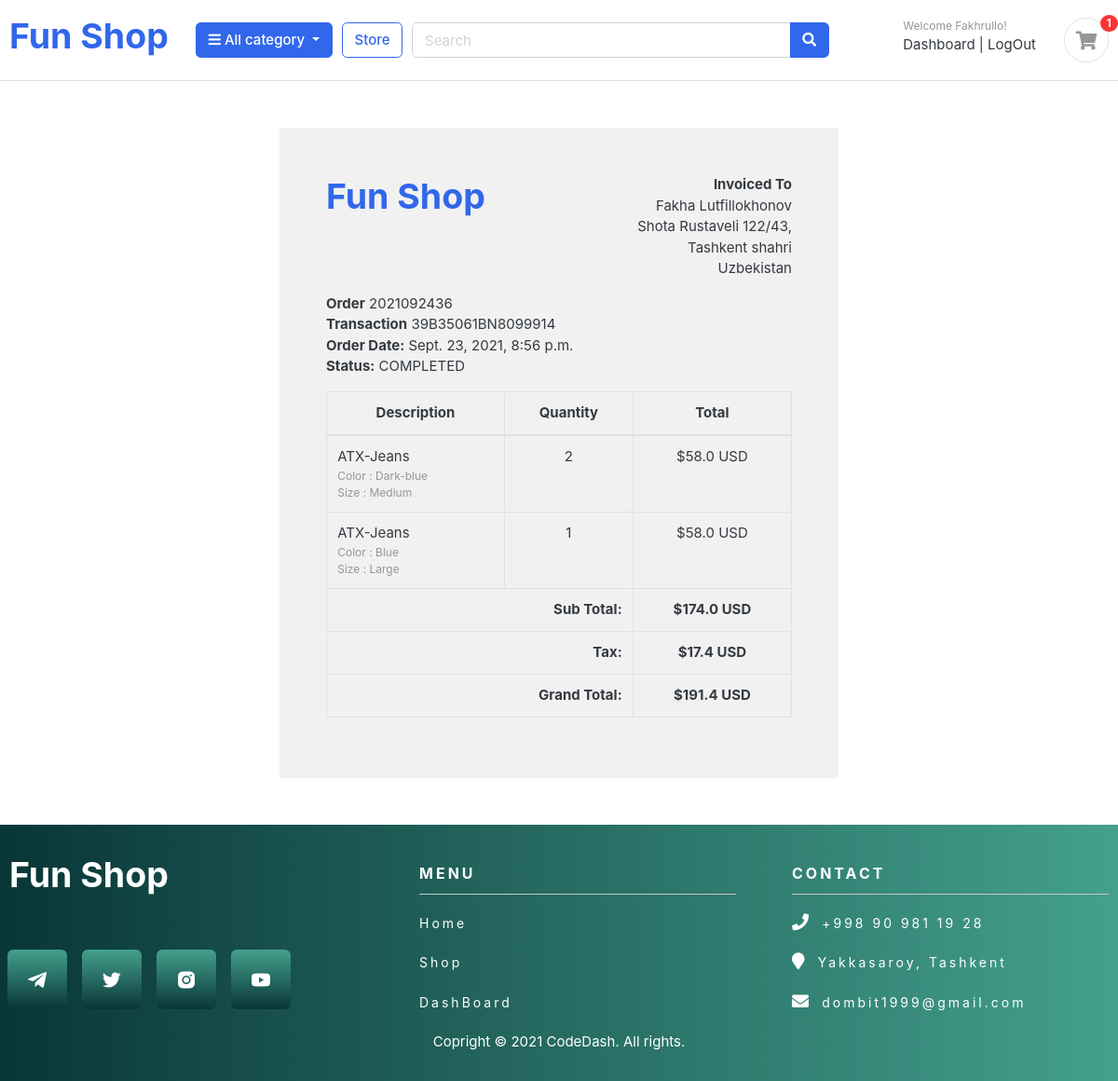
Screenshot of /accounts/order_details/2021092436/ (signed in) with the database file from the repository.
### accounts/models.py (models this page shows, shortened)
class Account(AbstractBaseUser):
    first_name = models.CharField(max_length=60)
    last_name = models.CharField(max_length=60)
    username = models.CharField(max_length=50, unique=True)
    email = models.EmailField(max_length=100, unique=True)
    phone_number = models.CharField(max_length=50)
    date_joined = models.DateTimeField(auto_now_add=True)
    last_login = models.DateTimeField(auto_now_add=True)
    is_admin = models.BooleanField(default=False)
    is_staff = models.BooleanField(default=False)
    is_active = models.BooleanField(default=False)
    is_superadmin = models.BooleanField(default=False)
    USERNAME_FIELD = 'email'
    REQUIRED_FIELDS = ['username', 'first_name', 'last_name']
    objects = MyAccountManager()

### orders/models.py (models this page shows, shortened)
class Order(models.Model):
    STATUS = (
        ('New', 'New'),
        ('Accepted', 'Accepted'),
        ('Completed', 'Completed'),
        ('Cancelled', 'Cancelled'),
    )
    user = models.ForeignKey(Account, on_delete=models.SET_NULL, null=True)
    payment = models.ForeignKey(Payment, on_delete=models.SET_NULL, null=True, blank=True)
    order_number = models.CharField(max_length=20)
    first_name = models.CharField(max_length=100)
    last_name = models.CharField(max_length=100)
    phone = models.CharField(max_length=15)
    email = models.EmailField(max_length=50)
    address_line_1 = models.CharField(max_length=80)
    address_line_2 = models.CharField(max_length=80, blank=True)
    city = models.CharField(max_length=50)
    country = models.CharField(max_length=50)
    order_note = models.CharField(max_length=100, blank=True)
    order_total = models.FloatField()
    tax = models.FloatField()
    status = models.CharField(max_length=10, choices=STATUS, default='New')
    ip = models.CharField(max_length=20, blank=True)
    is_ordered = models.BooleanField(default=False)
    created_at = models.DateTimeField(auto_now_add=True)
    update_at = models.DateTimeField(auto_now=True)
    def full_name(self):
        return f'{self.first_name} {self.last_name}'
    def full_address(self):
        return f'{self.address_line_1}, {self.address_line_2}'

class Payment(models.Model):
    user = models.ForeignKey(Account, on_delete=models.CASCADE)
    payment_id = models.CharField(max_length=100)
    payment_method = models.CharField(max_length=100)
    amount_paid = models.CharField(max_length=100)
    status = models.CharField(max_length=100)
    created_at = models.DateTimeField(auto_now_add=True)

class OrderProduct(models.Model):
    order = models.ForeignKey(Order, on_delete=models.CASCADE)
    payment = models.ForeignKey(Payment, on_delete=models.SET_NULL, null=True, blank=True)
    user = models.ForeignKey(Account, on_delete=models.CASCADE)
    product = models.ForeignKey(Product, on_delete=models.CASCADE)
    variations = models.ManyToManyField(Variation, blank=True)
    quantity = models.IntegerField()
    product_price = models.FloatField()
    ordered = models.BooleanField(default=False)
    created_at = models.DateTimeField(auto_now_add=True)
    update_at = models.DateTimeField(auto_now=True)

### store/models.py (models this page shows, shortened)
class Product(models.Model):
    product_name = models.CharField(max_length=200, unique=True)
    slug = models.SlugField(max_length=200, unique=True)
    tags = TaggableManager()
    description = models.TextField(max_length=1000, blank=True)
    price = models.IntegerField()
    images = models.ImageField(upload_to='photos/products', )
    stock = models.IntegerField()
    is_available = models.BooleanField(default=True)
    category = models.ForeignKey(Category, on_delete=models.CASCADE)
    created_date = models.DateTimeField(auto_now_add=True)
    modified_date = models.DateTimeField(auto_now=True)
    id = models.AutoField(primary_key=True)

class Variation(models.Model):
    product = models.ForeignKey(Product, on_delete=models.CASCADE)
    variation_category = models.CharField(max_length=100, choices=variatin_catergory_choice)
    variation_value = models.CharField(max_length=100)
    is_active = models.BooleanField(default=True)
    created_at = models.DateTimeField(auto_now=True)
    objects = VariationManager()

### accounts/views.py (the view)
# urls.py: path('order_details/<int:order_id>/', views.order_details, name='order_details'),
@login_required(login_url='login')
def order_details(request, order_id):
    order_detail = OrderProduct.objects.filter(order__order_number=order_id)
    order = Order.objects.get(order_number=order_id)
    subtotal = 0
    for i in order_detail:
        subtotal += i.product_price * i.quantity
    context = {
        'order_detail':order_detail,
        'order':order,
        'subtotal':subtotal,
    }
    return render(request, 'accounts/order_details.html', context)

### templates/accounts/order_details.html
{% extends 'index.html' %}
{% block content %}
{% load static %}
<div class="container" style="margin: 0 auto;width: 50%;padding: 50px;background: #f1f1f1;margin-top: 50px;margin-bottom: 50px;">
    <div class="row invoice row-printable">
        <div class="col-md-12">
            <div class="panel panel-default plain" id="dash_0">
                <div class="panel-body p30">
                    <div class="row">
                        <div class="col-lg-6">
                            <a href="{% url 'home' %}" class="brand-wrap">
                                <h1>Fun Shop</h1>
                            </a>
                        </div>
                        <div class="col-lg-6">
                            <div class="invoice-from">
                                <ul class="list-unstyled text-right">
                                    <li><strong>Invoiced To</strong></li>
                                    <li>{{ order.full_name }}</li>
                                    <li>{{ order.full_address }}</li>
                                    <li>{{ order.city }}</li>
                                    <li>{{ order.country }}</li>
                                </ul>
                            </div>
                        </div>
                        <div class="col-lg-12">
                            <div class="invoice-details mt25">
                                <div class="well">
                                    <ul class="list-unstyled mb0">
                                        <li><strong>Order</strong> {{ order.order_number }}</li>
                                        <li><strong>Transaction</strong> {{ order.payment.payment_id }}</li>
                                        <li><strong>Order Date:</strong> {{ order.created_at }}</li>
                                        <li><strong>Status:</strong> {{ order.payment.status }}</li>
                                    </ul>
                                </div>
                            </div>
                            <div class="invoice-items">
                                <div class="table-responsive" style="overflow: hidden; outline: none;" tabindex="0">
                                    <table class="table table-bordered">
                                        <thead>
                                            <tr>
                                                <th class="per70 text-center">Description</th>
                                                <th class="per5 text-center">Quantity</th>
                                                <th class="per25 text-center">Total</th>
                                            </tr>
                                        </thead>
                                        <tbody>
                                          {% for item in order_detail %}
                                            <tr>
                                                <td>{{ item.product.product_name }}
                                                    <p class="text-muted small">
                                                        {% if item.variations.all %}
                                                            {% for i in item.variations.all %}
                                                                {{ i.variation_category | capfirst }} : {{ i.variation_value | capfirst }} <br>
                                                            {% endfor %}
                                                        {% endif %}
                                                    </p>
                                                </td>
                                                <td class="text-center">{{ item.quantity }}</td>
                                                <td class="text-center">${{ item.product_price }} USD</td>
                                            </tr>
                                          {% endfor %}
                                        </tbody>
                                        <tfoot>
                                            <tr>
                                                <th colspan="2" class="text-right">Sub Total:</th>
                                                <th class="text-center">${{ subtotal }} USD</th>
                                            </tr>
                                            <tr>
                                                <th colspan="2" class="text-right">Tax:</th>
                                                <th class="text-center">${{ order.tax }} USD</th>
                                            </tr>
                                            <tr>
                                                <th colspan="2" class="text-right">Grand Total:</th>
                                                <th class="text-center">${{ order.order_total }} USD</th>
                                            </tr>
                                        </tfoot>
                                    </table>
                                </div>
                            </div>
                        </div>
                    </div>
                </div>
            </div>
        </div>
    </div>
    </div>
{% endblock  %}

### templates/index.html (shortened to what this page needs)
{% load static %}
<!DOCTYPE HTML>
<html lang="en">
<head>
<link href="{% static 'css/bootstrap.css' %}" rel="stylesheet" type="text/css"/>
<link href="{% static 'fonts/fontawesome/css/all.min.css' %}" type="text/css" rel="stylesheet">
<link href='https://unpkg.com/boxicons@2.0.7/css/boxicons.min.css' rel='stylesheet'>
<link href="{% static 'css/ui.css' %}" rel="stylesheet" type="text/css"/>
<link href="{% static 'css/custom.css' %}" rel="stylesheet" type="text/css"/>
<link href="{% static 'css/responsive.css' %}" rel="stylesheet" media="only screen and (max-width: 1200px)" />
<link href="/your-path-to-fontawesome/css/all.css" rel="stylesheet">
</head>
<body>
	<header class="section-header">
	<section class="header-main border-bottom">
		<div class="container">
	<div class="row align-items-center">
		<div class="col-lg-2 col-md-3 col-6">
			<a href="{% url 'home' %}" class="brand-wrap" >
				<h1>Fun Shop</h1>
			</a>
		</div>
		<div class="col-lg col-sm col-md col-6 flex-grow-0">
			<div class="category-wrap dropdown d-inline-block float-right">
				<button type="button" class="btn btn-primary dropdown-toggle" data-toggle="dropdown">
					<i class="fa fa-bars"></i> All category
				</button>
			</div>
		</div>
		<a href="{% url 'store' %}" class="btn btn-outline-primary">Store</a>
		<div class="col-lg  col-md-6 col-sm-12 col">
			<form action="{% url 'search' %}" class="search" method="GET">
				<div class="input-group w-100">
					<input type="text" class="form-control" style="width:60%;" placeholder="Search" name="keyword" required>
					<div class="input-group-append">
					<button class="btn btn-primary" type="submit">
						<i class="fa fa-search"></i>
					</button>
					</div>
				</div>
			</form>
		</div>
		<div class="col-lg-3 col-sm-6 col-8 order-2 order-lg-3">
					<div class="d-flex justify-content-end mb-3 mb-lg-0">
					{% if user.id is None %}
						<div class="widget-header">
							<small class="title text-muted">Welcome guest!</small>
							<div>
								<a href="{% url 'login' %}">Sign in</a> <span class="dark-transp"> | </span>
								<a href="{% url 'register' %}"> Register</a>
							</div>
						</div>
					{% else %}
						<div class="widget-header">
							<small class="title text-muted">Welcome {{ user.first_name }}!</small>
							<div>
								<a href="{% url 'dashboard' %}">Dashboard</a> <span class="dark-transp"> | </span>
								<a href="{% url 'logout' %}"> LogOut</a>
						</div>
						</div>
					{% endif %}
						<a href="{% url 'cart' %}" class="widget-header pl-3 ml-3">
							<div class="icon icon-sm rounded-circle border"><i class="fa fa-shopping-cart"></i></div>
							<span class="badge badge-pill badge-danger notify">{{ cart_count }}</span>
						</a>
					</div>
				</div>
	</div>
		</div>
	</section>
	</header>
	{% block content %}
	{% endblock %}
<footer>
	<div class="container">
	  <div class="row">
			   <div class="col-md-4 col-sm-6 col-xs-12">
					<h1 style="color: #fff !important;">Fun Shop</h1>
				<ul class="sci">
					<li><a href="https://t.me/fakha0" class="telegram" target="_blank"><i class='bx bxl-telegram'></i></a></li>
					<li><a href="https://twitter.com/fakha0" class="twitter" target="_blank"><i class='bx bxl-twitter'></i></a></li>
					<li><a href="https://www.instagram.com/fakha0/" class="instagram" target="_blank"><i class='bx bxl-instagram-alt'></i></a></li>
					<li><a href="https://www.youtube.com/channel/UC89eYzOxvAb8vmc3RU6nhuQ" class="youtube" target="_blank"><i class='bx bxl-youtube' ></i></a></li>
				  </ul>
			   </div>
			   <div class="col-md-4 col-sm-6 col-xs-12">
				   <ul class="menu">
						<span>Menu</span>
						<li>
						   <a href="{% url 'home' %}">Home</a>
						 </li>
						 <li>
							<a href="{% url 'store' %}">Shop</a>
						 </li>
						 <li>
						   <a href="{% url 'dashboard' %}">DashBoard</a>
						 </li>
					</ul>
			   </div>
			   <div class="col-md-4 col-sm-6 col-xs-12">
				 <ul class="address">
				   <span>Contact</span>
				   <li>
					  <i class="fa fa-phone" aria-hidden="true"></i>
					  <a href="tel:+998909811928" >+998 90 981 19 28</a> <br>
				   </li>
				   <li>
					  <i class="fa fa-map-marker" aria-hidden="true"></i>
					  <a href="#"> Yakkasaroy, Tashkent</a>
				   </li>
				   <li>
					  <i class="fa fa-envelope" aria-hidden="true"></i>
					  <a href="mailto:dombit1999@gmail.com" >dombit1999@gmail.com</a> <br>
				   </li>
				  </ul>
			   </div>
		   </div>
	   </div>
	   <p class="text-center" style="color: #fff;">Copright &copy; 2021 CodeDash. All rights.</p>
   </footer>
</body>
</html>

### rows the page displays
Account: first_name "Fakhrullo"
Order: full_name "Fakha Lutfillokhonov", full_address "Shota Rustaveli 122/43,", city "Tashkent shahri", country "Uzbekistan", order_number "2021092436", payment.payment_id "39B35061BN8099914", created_at "Sept. 23, 2021, 8:56 p.m.", payment.status "COMPLETED", tax "17.4", order_total "191.4"
OrderProduct: product.product_name "ATX-Jeans", quantity "2", product_price "58.0"
Variation: variation_category "Color", variation_value "Dark-blue"
Variation: variation_category "Size", variation_value "Medium"
OrderProduct: product.product_name "ATX-Jeans", quantity "1", product_price "58.0"
Variation: variation_category "Color", variation_value "Blue"
Variation: variation_category "Size", variation_value "Large"

### other values shown
{{ cart_count }} "1"
{{ subtotal }} "174.0"
